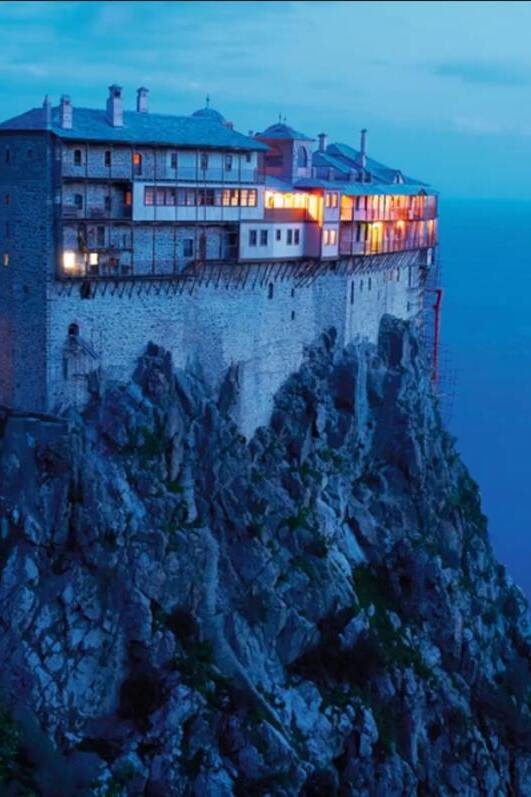
#> input picture images/athos-ost.jpg, 531 x 797 px, given in place of hero-sky-source.jpg, which was not available
$ python build_hero_image.py
#> lines starting #> are read from the running program, lines starting #| are printed output that depends on the picture; pictures that were not available may be replaced by others from this repository, and a replacement may not be noted
#!/usr/bin/env python3
"""
Build the hero sky asset from the film scan.

The scan is almost monochrome (mean saturation 8.5 percent), but the hue
structure is real and regional: warm on the left and along the bottom, cool
blue through the lower centre, magenta into violet up the right edge. This
script amplifies that regional colour without inventing any.

Method: split to YCbCr. Chroma is split into a low frequency part (the region's
colour, from a heavy gaussian) and a high frequency part (chroma grain). Only
the low frequency part is multiplied. Keeping the chroma grain at unity is what
stops the amplified gradients from banding: the grain dithers them for free.

Luma was untouched in the first version and that was the mistake. The scan's
cloud edges carry a standard deviation of about 5 levels out of 255, so once the
regional chroma is multiplied five times the colour simply drowns the form and
the sky reads as a wash rather than as clouds. Measured on the shipped asset
through the portrait crop a phone actually gets: cloud-form 5.2, saturation 27.

So luma is split into three bands rather than lifted whole. The base (heavy
gaussian, cloud sized) carries the exposure and stays put. The band between
grain and base is the cloud structure and is the only thing multiplied. Grain
sits above it and stays at unity, so clarity sharpens the sky without turning
the film stock crunchy. Same crop after: cloud-form 13.2, saturation 27.5, so
the colour Nick picked is untouched and only the form comes back.

Usage:
    python tools/build_hero_image.py                 # ships k=5 to images/
    python tools/build_hero_image.py --all           # also writes k=3,4,6 previews
"""

import argparse
from pathlib import Path

import numpy as np
from PIL import Image, ImageFilter

ROOT = Path(__file__).resolve().parent.parent
SOURCE = ROOT / "tools" / "hero-sky-source.jpg"
OUT_DIR = ROOT / "images"

# Two densities. The 1x is what a ratio-1 desktop needs to paint the grid at
# 1:1; the 2x is the source scan at its own resolution, which is what a ratio-2
# laptop and a ratio-3 phone need. Widths and qualities were measured against how
# much of the scan's film grain survives the encoder, because the grain is not
# decoration here: the grade multiplies the regional chroma five times and the
# grain is the only thing dithering those gradients. At the 1920/q82 this asset
# originally shipped at, 59 percent of it was gone by the time the browser had
# it, and a 2x upscale on a phone smeared what was left. Grain retained against
# the pre-encode file: 1920/q88 66 percent, 3072/q78 73 percent, 3072/q82 80
# percent for 251KB more, which is not worth it.
WIDTH = 1920          # long edge of the 1x asset
WIDTH_2X = 3072       # long edge of the 2x asset, the scan's own width
QUALITY = 88          # webp quality for 1x
QUALITY_2X = 78       # webp quality for 2x
BLUR_DIVISOR = 24     # chroma gaussian radius = width / this
FORM_DIVISOR = 48     # luma base radius, the scale a cloud mass occupies
GRAIN_DIVISOR = 400   # luma grain radius, everything finer than a cloud edge
DEFAULT_K = 5         # chroma amplification actually shipped
DEFAULT_CLARITY = 3   # cloud-band amplification actually shipped

# The portrait view this asset is judged in. A phone keeps under a third of a
# 3:2 frame, so it is the strict case and the one the wash showed up in.
# PHONE_FOCUS_X must track HERO_PHOTO.focusX in js/main.js.
PHONE_ASPECT = 393 / 852
PHONE_FOCUS_X = 0.78


def grade(src: Image.Image, k: float, clarity: float = DEFAULT_CLARITY) -> Image.Image:
    """Amplify regional chroma by k and cloud-band luma by clarity.

    Both leave their own grain at unity: chroma grain because it dithers the
    amplified colour gradients, luma grain because multiplying it is what makes
    a clarity pass look like sharpening instead of like weather.
    """
    luma, cb, cr = src.convert("YCbCr").split()
    radius = src.size[0] / BLUR_DIVISOR

    out = []
    for chan in (cb, cr):
        full = np.asarray(chan, dtype=np.float32)
        low = np.asarray(chan.filter(ImageFilter.GaussianBlur(radius=radius)), dtype=np.float32)
        grain = full - low
        out.append(np.clip(128 + (low - 128) * k + grain, 0, 255).astype(np.uint8))

    full = np.asarray(luma, dtype=np.float32)
    fine = np.asarray(
        luma.filter(ImageFilter.GaussianBlur(radius=src.size[0] / GRAIN_DIVISOR)), dtype=np.float32
    )
    base = np.asarray(
        luma.filter(ImageFilter.GaussianBlur(radius=src.size[0] / FORM_DIVISOR)), dtype=np.float32
    )
    lit = np.clip(base + (fine - base) * clarity + (full - fine), 0, 255).astype(np.uint8)

    return Image.merge(
        "YCbCr", [Image.fromarray(lit), Image.fromarray(out[0]), Image.fromarray(out[1])]
    ).convert("RGB")


def saturation_stats(img: Image.Image) -> tuple[float, float]:
    a = np.asarray(img, dtype=np.float32)
    mx, mn = a.max(2), a.min(2)
    sat = np.where(mx > 0, (mx - mn) / np.maximum(mx, 1), 0) * 100
    return float(sat.mean()), float(np.percentile(sat, 95))


def grain(img: Image.Image, radius: float = 1.0) -> float:
    """Standard deviation of everything finer than a pixel or two: the film grain.

    Reported per asset because it is the number that decides the encode. The
    grade leans on the grain to dither the amplified chroma, so an encoder that
    smooths it away takes the dithering with it and the sky separates into
    patches. This is measured on the asset's own pixels, so comparing two widths
    is only meaningful against each one's own pre-encode value.
    """
    grey = img.convert("L")
    a = np.asarray(grey, dtype=np.float32)
    b = np.asarray(grey.filter(ImageFilter.GaussianBlur(radius)), dtype=np.float32)
    return float((a - b).std())


def cloud_form(img: Image.Image) -> float:
    """Standard deviation of the cloud-sized luma band. How much sky reads as cloud.

    Measured through the crop a portrait phone actually gets, since that is the
    view where the wash was visible and the desktop one was not.
    """
    a = np.asarray(img, dtype=np.float32)
    luma = Image.fromarray(
        (0.299 * a[..., 0] + 0.587 * a[..., 1] + 0.114 * a[..., 2]).astype(np.uint8)
    )
    w, h = img.size
    fine = np.asarray(luma.filter(ImageFilter.GaussianBlur(radius=w / GRAIN_DIVISOR)), np.float32)
    base = np.asarray(luma.filter(ImageFilter.GaussianBlur(radius=w / FORM_DIVISOR)), np.float32)
    keep = round(w * (PHONE_ASPECT / (w / h)))
    x0 = round((w - keep) * PHONE_FOCUS_X)
    return float((fine - base)[:, x0:x0 + keep].std())


def main() -> None:
    ap = argparse.ArgumentParser()
    ap.add_argument("--all", action="store_true", help="also write k=3,4,6 as preview assets")
    ap.add_argument("--clarity", type=float, default=DEFAULT_CLARITY,
                    help="cloud-band amplification (1 is the flat original)")
    args = ap.parse_args()

    raw = Image.open(SOURCE).convert("RGB")
#> raw is the input picture: PIL image 531x797 RGB; mean R, G, B 40.4, 86.5, 128.5
    OUT_DIR.mkdir(exist_ok=True)

    targets = [
        (DEFAULT_K, WIDTH, QUALITY, OUT_DIR / "hero-sky.webp"),
        (DEFAULT_K, WIDTH_2X, QUALITY_2X, OUT_DIR / "hero-sky@2x.webp"),
    ]
    if args.all:
        targets += [(k, WIDTH, QUALITY, OUT_DIR / f"hero-sky-k{k}.webp") for k in (3, 4, 6)]

    for k, width, quality, path in targets:
        src = raw.resize((width, round(width * raw.size[1] / raw.size[0])), Image.LANCZOS)
        img = grade(src, k, args.clarity)
#> the loop in grade, `for chan in (cb, cr):` made 2 passes
#> pass 1, in grade, `grain = full - low`:
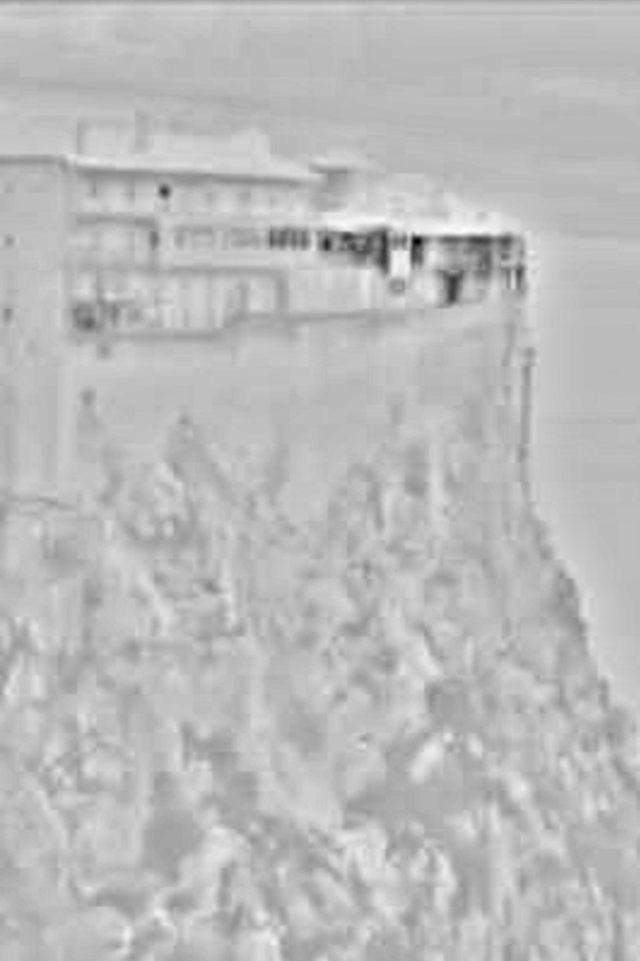
#> grain: shape (2882, 1920) float32 (shown at 1/3 size); min -97, max 35, mean 0.2; drawn with min black and max white
#> after the loop in grade, `for chan in (cb, cr):`: out = 2 items
#> in grade, `lit = np.clip(base + (fine - base) * clarity + (full - fine), 0, 255)...`:
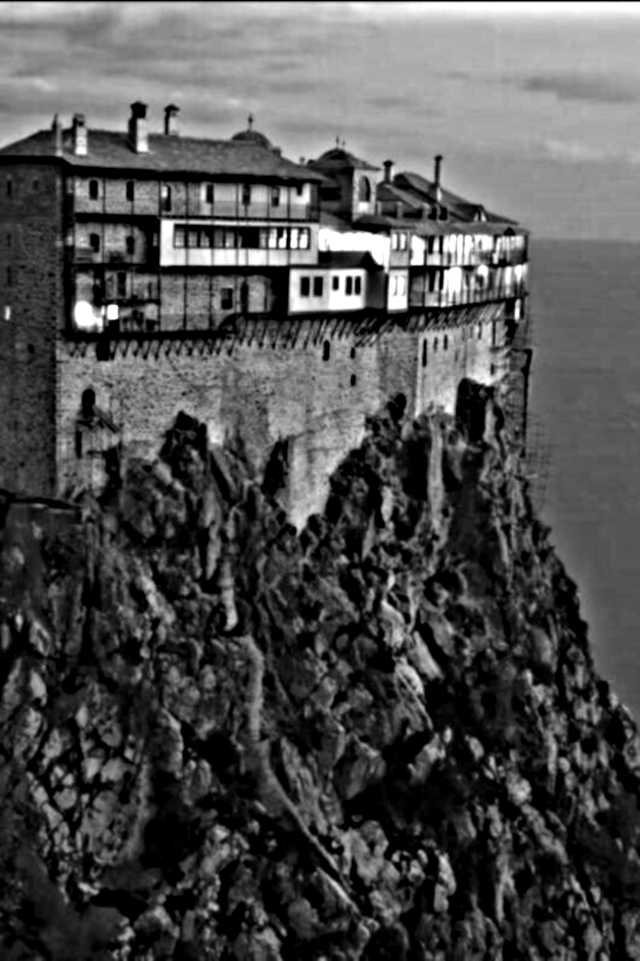
#> lit: shape (2882, 1920) (shown at 1/3 size); min 0, max 255, mean 79.7
#> in grade, `return Image.merge( "YCbCr", [Image.fromarray(lit), Image.fromarray(ou..`:
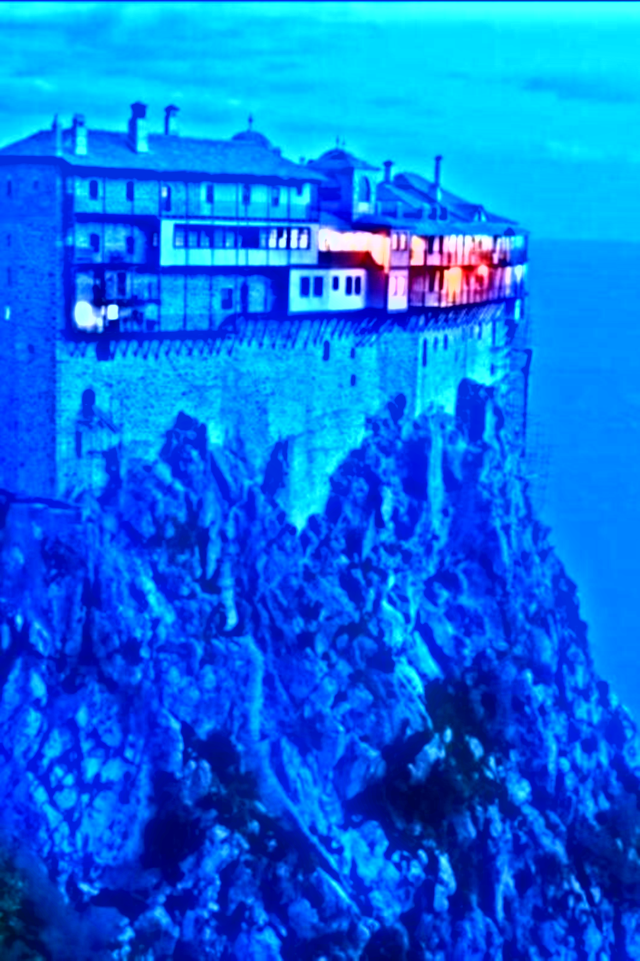
#> returned value: PIL image 1920x2882 RGB (shown at 1/3 size); mean R, G, B 6.2, 110.8, 232.7
        img.save(path, "WEBP", quality=quality, method=6)
        # Read the grain back off the encoded file, not off `img`. The whole
        # point of the number is what the encoder left behind, so measuring the
        # in-memory image would report the one value that cannot be wrong.
        written = Image.open(path).convert("RGB")
        mean, p95 = saturation_stats(written)
#> in saturation_stats, `mx, mn = a.max(2), a.min(2)`:
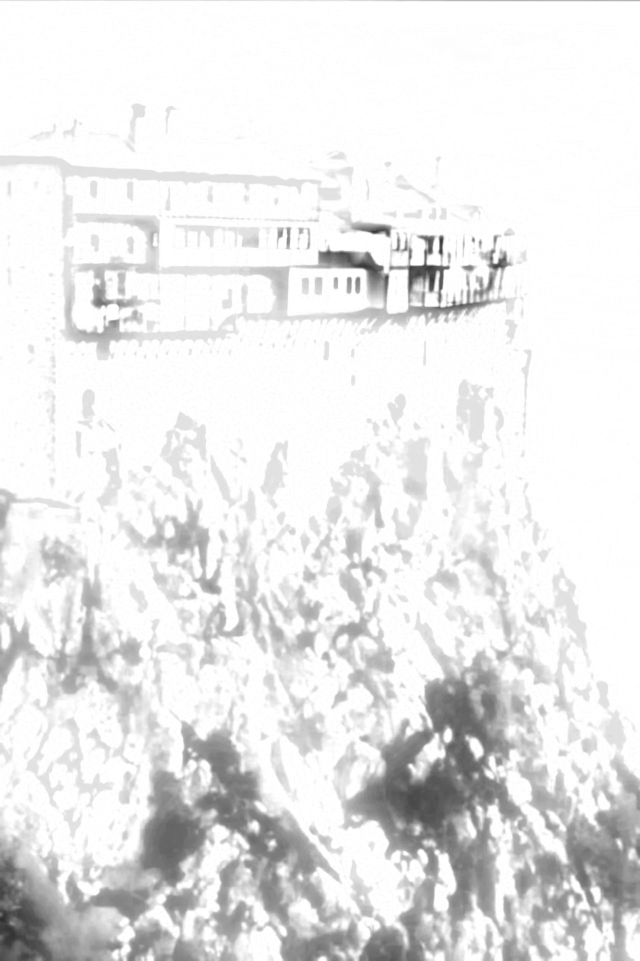
#> mx: shape (2882, 1920) float32 (shown at 1/3 size); min 44, max 255, mean 232.7
#> in saturation_stats, `mx, mn = a.max(2), a.min(2)`:
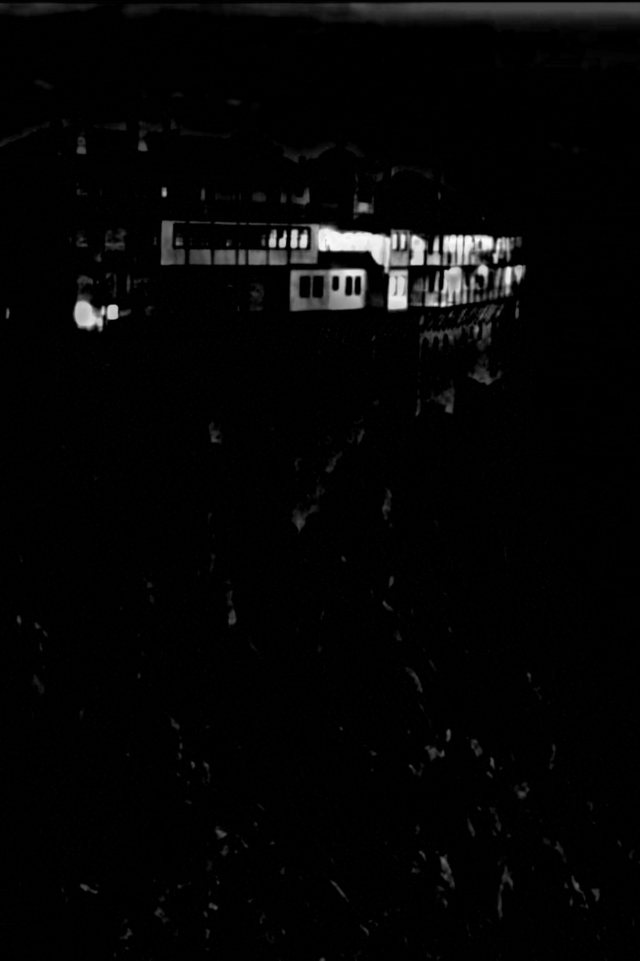
#> mn: shape (2882, 1920) float32 (shown at 1/3 size); min 0, max 255, mean 5.4
#> in saturation_stats, `sat = np.where(mx > 0, (mx - mn) / np.maximum(mx, 1), 0) * 100`:
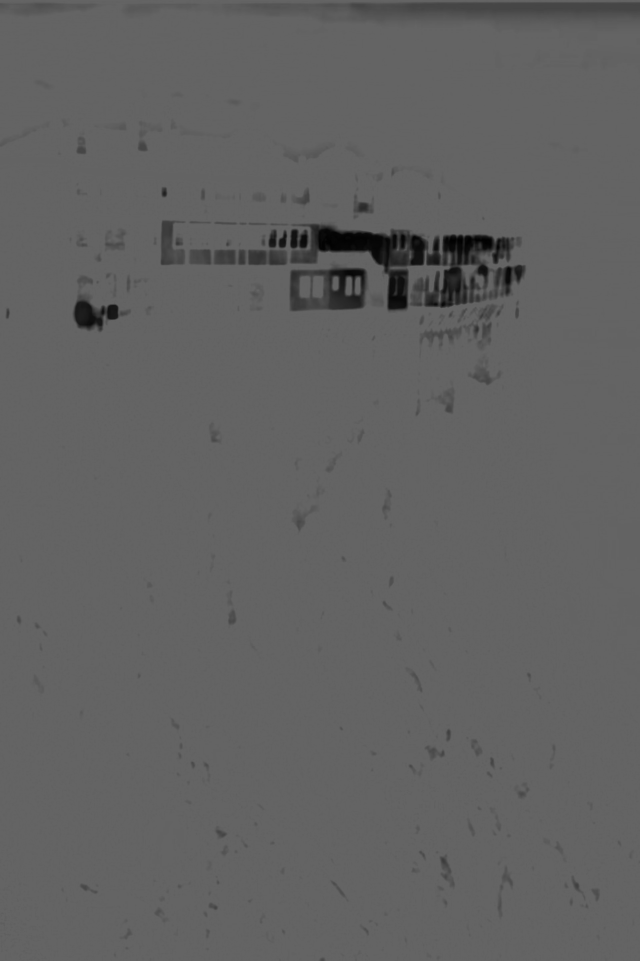
#> sat: shape (2882, 1920) float32 (shown at 1/3 size); min 0, max 100, mean 97.8
#> mean = 97.82; p95 = 100
        print(f"{path.name:22s} {width}px q{quality} k={k} clarity={args.clarity}  "
              f"{path.stat().st_size:>9,} bytes  "
              f"saturation mean {mean:.1f}%  p95 {p95:.1f}%  "
              f"cloud form {cloud_form(written):.2f}  "
              f"grain {grain(written):.2f} of {grain(img):.2f}")
#> in cloud_form, `base = np.asarray(luma.filter(ImageFilter.GaussianBlur(radius=w / FORM..`:
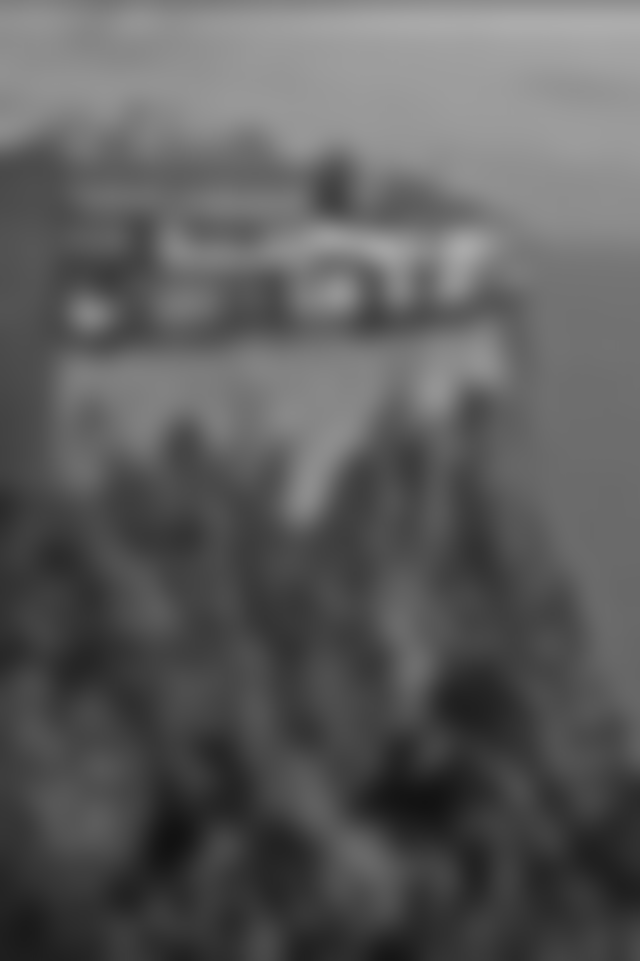
#> base: shape (2882, 1920) float32 (shown at 1/3 size); min 18, max 173, mean 92.6
#| hero-sky.webp          1920px q88 k=5 clarity=3    123,212 bytes  saturation mean 97.8%  p95 100.0%  cloud form 24.76  grain 0.54 of 0.59


if __name__ == "__main__":
    main()
